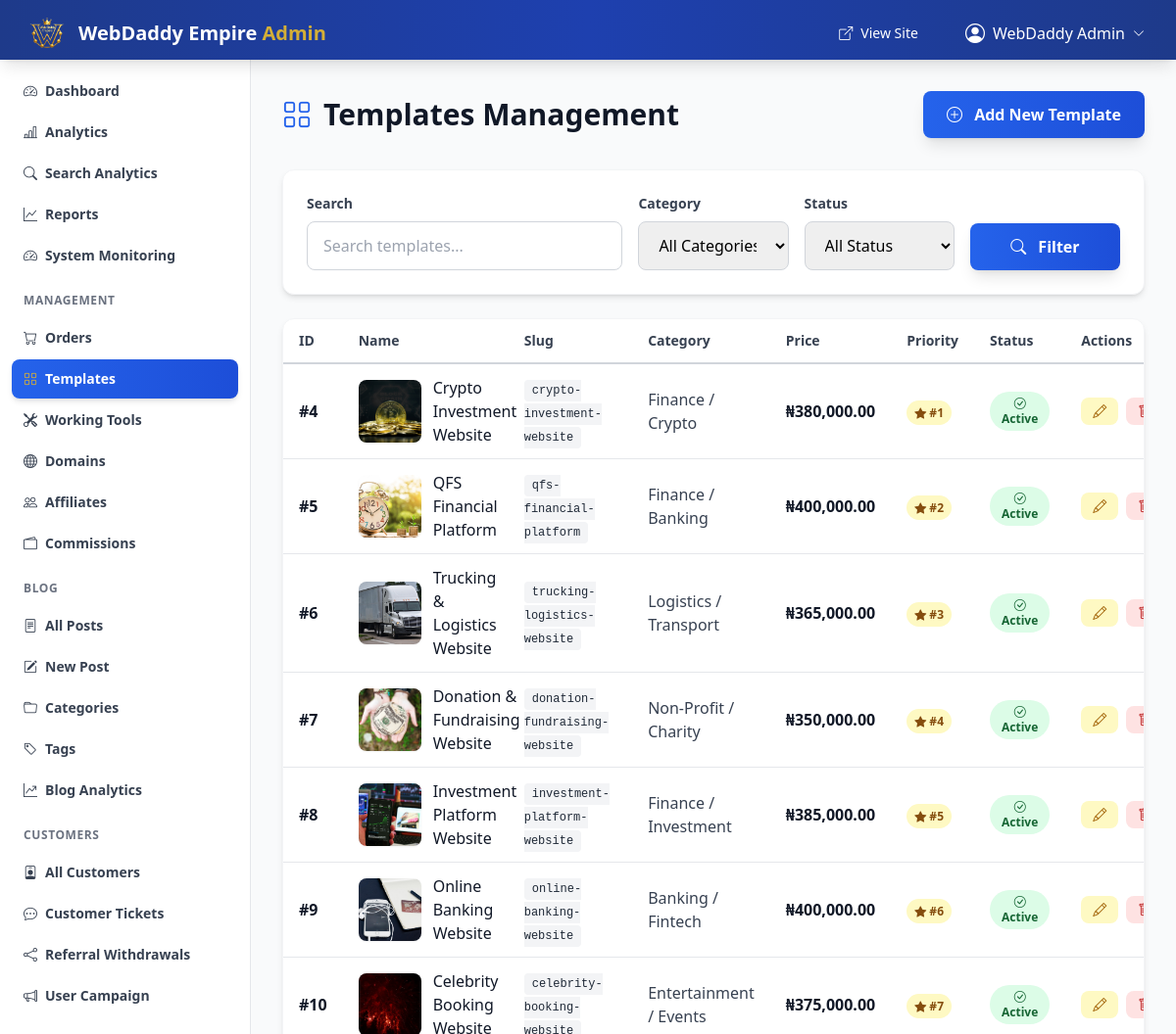
Screenshot of /admin/templates.php (signed in) with the database file from the repository.
### tables this page shows
CREATE TABLE "templates" (
    id INTEGER PRIMARY KEY AUTOINCREMENT,
    name TEXT NOT NULL,
    slug TEXT NOT NULL UNIQUE,
    price REAL NOT NULL DEFAULT 0.00,
    category TEXT,
    description TEXT,
    features TEXT,
    demo_url TEXT,
    thumbnail_url TEXT,
    video_links TEXT,
    active INTEGER DEFAULT 1,
    created_at TEXT DEFAULT CURRENT_TIMESTAMP,
    updated_at TEXT DEFAULT CURRENT_TIMESTAMP,
    thumbnail_source TEXT DEFAULT 'url' CHECK(thumbnail_source IN ('url', 'upload')),
    thumbnail_file TEXT,
    thumbnail_metadata TEXT,
    video_source TEXT DEFAULT 'url' CHECK(video_source IN ('url', 'upload')),
    video_file TEXT,
    video_metadata TEXT,
    media_type TEXT DEFAULT 'banner' CHECK(media_type IN ('demo_url', 'banner', 'video', 'youtube')),
    demo_video_url TEXT,
    priority_order INTEGER DEFAULT NULL,
    seo_keywords TEXT,
    delivery_type TEXT DEFAULT 'hosted_domain',
    requires_email INTEGER DEFAULT 1,
    delivery_wait_hours INTEGER DEFAULT 24,
    delivery_note TEXT,
    delivery_description TEXT,
    domain_template TEXT,
    preview_youtube TEXT
);

### includes/functions.php (called while the page is built, shortened)
<?php
function formatCurrency($amount)
{
    return '₦' . number_format($amount, 2);
}

### admin/templates.php (the view, shortened to what this page needs)
<?php
require_once __DIR__ . '/../includes/functions.php';
$db = getDb();
$searchTerm = $_GET['search'] ?? '';
$sql = "SELECT * FROM templates WHERE 1=1";
$params = [];
$sql .= " ORDER BY created_at DESC";
$page = max(1, (int)($_GET['page'] ?? 1));
$perPage = 20;
$offset = ($page - 1) * $perPage;
$sql .= " LIMIT $perPage OFFSET $offset";
$stmt = $db->prepare($sql);
$stmt->execute($params);
$templates = $stmt->fetchAll(PDO::FETCH_ASSOC);
require_once __DIR__ . '/includes/header.php';
?>
<div x-data="templatePageManager">
    <div class="flex flex-col sm:flex-row sm:justify-between sm:items-center mb-8 gap-3 sm:gap-4">
        <div>
            <h1 class="text-3xl font-bold text-gray-900 flex items-center gap-3">
                <i class="bi bi-grid text-primary-600"></i> Templates Management
            </h1>
        </div>
        <button @click="showCreateModal = true" class="w-full sm:w-auto px-6 py-3 bg-gradient-to-r from-primary-600 to-primary-700 hover:from-primary-700 hover:to-primary-800 text-white font-bold rounded-lg transition-all shadow-lg">
            <i class="bi bi-plus-circle mr-2"></i> Add New Template
        </button>
    </div>
    <div class="bg-white rounded-xl shadow-md border border-gray-100 mb-6">
        <div class="p-6">
            <form method="GET" class="grid grid-cols-1 md:grid-cols-5 gap-4">
                <div class="md:col-span-2">
                    <label class="block text-sm font-semibold text-gray-700 mb-2">Search</label>
                    <input type="text" class="w-full px-4 py-3 border border-gray-300 rounded-lg focus:ring-2 focus:ring-primary-500 focus:border-transparent transition-all" name="search" value="<?php echo htmlspecialchars($searchTerm); ?>" placeholder="Search templates...">
                </div>
                <div>
                    <label class="block text-sm font-semibold text-gray-700 mb-2">Category</label>
                    <select class="w-full px-4 py-3 border border-gray-300 rounded-lg focus:ring-2 focus:ring-primary-500 focus:border-transparent transition-all" name="category">
                        <option value="">All Categories</option>
                    </select>
                </div>
                <div>
                    <label class="block text-sm font-semibold text-gray-700 mb-2">Status</label>
                    <select class="w-full px-4 py-3 border border-gray-300 rounded-lg focus:ring-2 focus:ring-primary-500 focus:border-transparent transition-all" name="status">
                        <option value="">All Status</option>
                    </select>
                </div>
                <div class="flex items-end">
                    <button type="submit" class="w-full px-6 py-3 bg-gradient-to-r from-primary-600 to-primary-700 hover:from-primary-700 hover:to-primary-800 text-white font-bold rounded-lg transition-all shadow-lg">
                        <i class="bi bi-search mr-2"></i> Filter
                    </button>
                </div>
            </form>
        </div>
    </div>
    <div class="bg-white rounded-xl shadow-md border border-gray-100">
        <div class="overflow-x-auto">
            <table class="w-full">
                <thead>
                    <tr class="border-b-2 border-gray-300">
                        <th class="text-left py-3 px-4 font-semibold text-gray-700 text-sm">ID</th>
                        <th class="text-left py-3 px-4 font-semibold text-gray-700 text-sm">Name</th>
                        <th class="text-left py-3 px-4 font-semibold text-gray-700 text-sm">Slug</th>
                        <th class="text-left py-3 px-4 font-semibold text-gray-700 text-sm">Category</th>
                        <th class="text-left py-3 px-4 font-semibold text-gray-700 text-sm">Price</th>
                        <th class="text-left py-3 px-4 font-semibold text-gray-700 text-sm">Priority</th>
                        <th class="text-left py-3 px-4 font-semibold text-gray-700 text-sm">Status</th>
                        <th class="text-left py-3 px-4 font-semibold text-gray-700 text-sm">Actions</th>
                    </tr>
                </thead>
                <tbody class="divide-y divide-gray-200">
                    <?php if (empty($templates)): ?>
                    <tr>
                        <td colspan="8" class="text-center py-12">
                            <i class="bi bi-inbox text-6xl text-gray-300"></i>
                            <p class="text-gray-500 mt-4">No templates found</p>
                        </td>
                    </tr>
                    <?php else: ?>
                    <?php foreach ($templates as $template): ?>
                    <tr class="hover:bg-gray-50">
                        <td class="py-3 px-4 font-bold text-gray-900">#<?php echo $template['id']; ?></td>
                        <td class="py-3 px-4">
                            <div class="flex items-center gap-3">
                                <?php if (!empty($template['thumbnail_url']) && trim($template['thumbnail_url'])): ?>
                                <img src="<?php echo htmlspecialchars($template['thumbnail_url']); ?>" alt="<?php echo htmlspecialchars($template['name']); ?>" class="w-16 h-16 object-cover rounded-lg shadow-sm flex-shrink-0" onerror="this.style.display='none';this.nextElementSibling.style.display='flex';">
                                <?php else: ?>
                                <div class="w-16 h-16 bg-primary-100 rounded-lg flex items-center justify-center shadow-sm flex-shrink-0">
                                    <i class="bi bi-grid text-primary-600 text-2xl"></i>
                                </div>
                                <?php endif; ?>
                                <div>
                                    <div class="text-gray-900 font-medium"><?php echo htmlspecialchars($template['name']); ?></div>
                                </div>
                            </div>
                        </td>
                        <td class="py-3 px-4">
                            <code class="px-2 py-1 bg-gray-100 text-gray-800 rounded text-xs"><?php echo htmlspecialchars($template['slug']); ?></code>
                        </td>
                        <td class="py-3 px-4 text-gray-700"><?php echo htmlspecialchars($template['category'] ?? '-'); ?></td>
                        <td class="py-3 px-4 font-bold text-gray-900"><?php echo formatCurrency($template['price']); ?></td>
                        <td class="py-3 px-4">
                            <?php if (!empty($template['priority_order']) && $template['priority_order'] > 0): ?>
                            <span class="px-2 py-1 bg-yellow-100 text-yellow-800 text-xs font-semibold rounded-full">
                                <i class="bi bi-star-fill"></i> #<?php echo $template['priority_order']; ?>
                            </span>
                            <?php else: ?>
                            <span class="text-gray-400 text-xs">-</span>
                            <?php endif; ?>
                        </td>
                        <td class="py-3 px-4">
                            <form method="POST" style="display: inline;">
                                <button type="submit" class="px-3 py-1 <?php echo $template['active'] ? 'bg-green-100 text-green-800 hover:bg-green-200' : 'bg-gray-100 text-gray-600 hover:bg-gray-200'; ?> rounded-full text-xs font-semibold transition-colors">
                                    <i class="bi bi-<?php echo $template['active'] ? 'check-circle' : 'x-circle'; ?>"></i>
                                    <?php echo $template['active'] ? 'Active' : 'Inactive'; ?>
                                </button>
                            </form>
                        </td>
                        <td class="py-3 px-4">
                            <div class="flex gap-2">
                                <a href="?edit=<?php echo $template['id']; ?>" class="px-3 py-1 bg-yellow-100 text-yellow-700 hover:bg-yellow-200 rounded-lg transition-colors text-sm" title="Edit">
                                    <i class="bi bi-pencil"></i>
                                </a>
                                <form method="POST" style="display: inline;" onsubmit="return confirm('Are you sure you want to delete this template? This action cannot be undone.')">
                                    <button type="submit" class="px-3 py-1 bg-red-100 text-red-700 hover:bg-red-200 rounded-lg transition-colors text-sm" title="Delete">
                                        <i class="bi bi-trash"></i>
                                    </button>
                                </form>
                            </div>
                        </td>
                    </tr>
                    <?php endforeach; ?>
                    <?php endif; ?>
                </tbody>
            </table>
        </div>
    </div>
</div>
<?php require_once __DIR__ . '/includes/footer.php'; ?>

### rows the page displays
templates: id "4", thumbnail_url (picture), name "Crypto Investment Website", slug "crypto-investment-website", category "Finance / Crypto", price "₦380,000.00", priority_order "1", active 1 (drawn)
templates: id "5", thumbnail_url (picture), name "QFS Financial Platform", slug "qfs-financial-platform", category "Finance / Banking", price "₦400,000.00", priority_order "2", active 1 (drawn)
templates: id "6", thumbnail_url (picture), name "Trucking & Logistics Website", slug "trucking-logistics-website", category "Logistics / Transport", price "₦365,000.00", priority_order "3", active 1 (drawn)
templates: id "7", thumbnail_url (picture), name "Donation & Fundraising Website", slug "donation-fundraising-website", category "Non-Profit / Charity", price "₦350,000.00", priority_order "4", active 1 (drawn)
templates: id "8", thumbnail_url (picture), name "Investment Platform Website", slug "investment-platform-website", category "Finance / Investment", price "₦385,000.00", priority_order "5", active 1 (drawn)
templates: id "9", thumbnail_url (picture), name "Online Banking Website", slug "online-banking-website", category "Banking / Fintech", price "₦400,000.00", priority_order "6", active 1 (drawn)
templates: id "10", thumbnail_url (picture), category "Entertainment / Events", price "₦375,000.00", priority_order "7", active 1 (drawn)

### other values shown
SITE_NAME "WebDaddy Empire"
getAdminName() "WebDaddy Admin"
